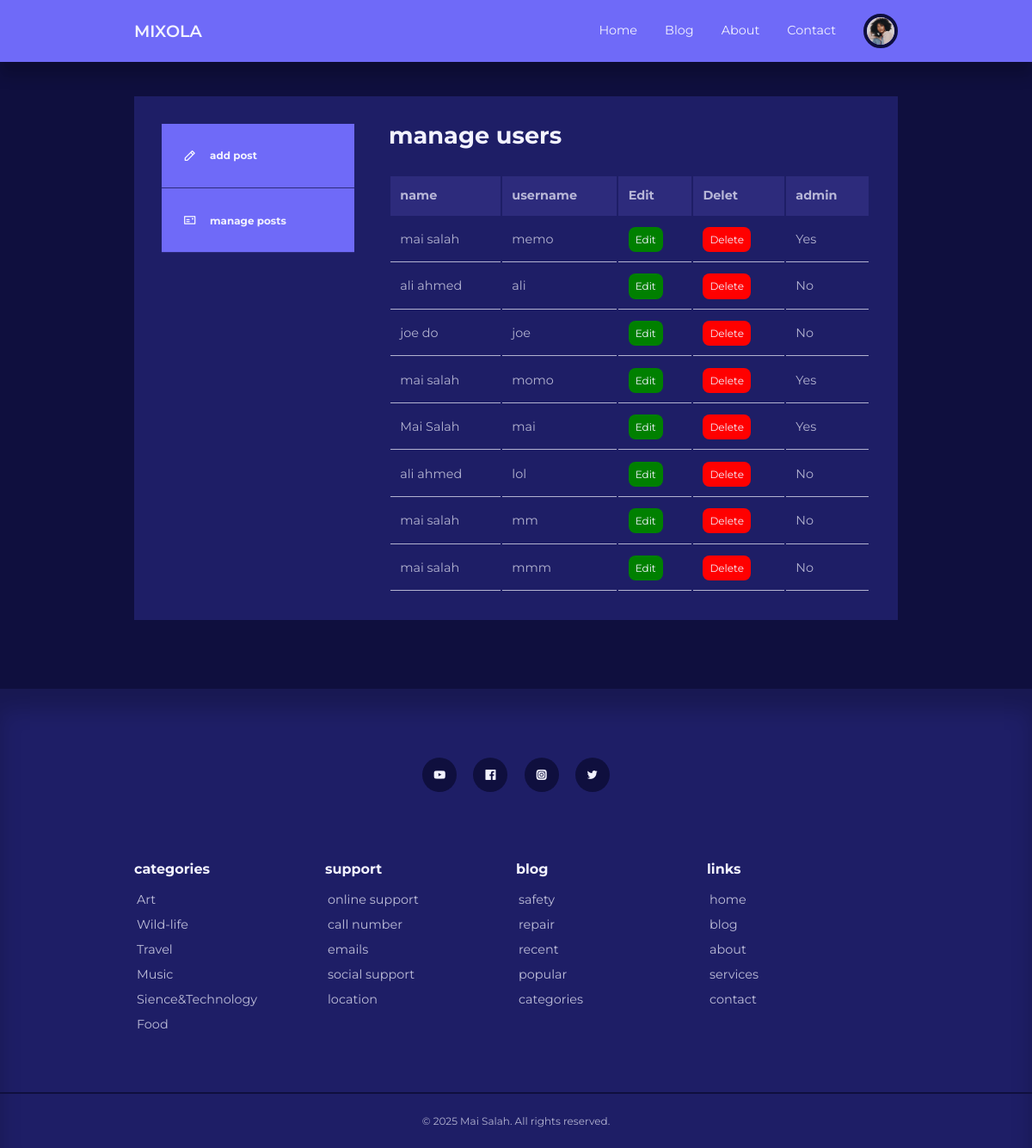
Page /admin/manage-users.php (signed in) on the committed database.
### tables this page shows
CREATE TABLE `users` (
  `id` int(11) UNSIGNED NOT NULL,
  `firstname` varchar(50) NOT NULL,
  `lastname` varchar(50) NOT NULL,
  `username` varchar(50) NOT NULL,
  `email` varchar(100) NOT NULL,
  `password` varchar(255) NOT NULL,
  `avatar` varchar(255) NOT NULL,
  `is_admin` tinyint(1) NOT NULL
);

### admin/parts2/header2.php (called while the page is built, shortened)
<?php
require '../parts/header.php';
?>

### admin/manage-users.php (the view, shortened to what this page needs)
<?php
include 'parts2/header2.php';
$current_admin_id = $_SESSION['user_id'] ;
$query = "SELECT * FROM users WHERE id != $current_admin_id";
$users=mysqli_query($connection, $query);
?>
<section class="dashboard">
   <div class=" container dashboard__container">
<aside>
    <ul>
        <li>
            <a href="add-post.php"><i class="uil uil-pen"></i><h5>add post</h5></a>
        </li>
         <li>
            <a href="index.php"><i class="uil uil-postcard"></i><h5>manage posts</h5></a>
        </li>
    </ul>
</aside>
<main>
    <h2>manage users</h2>
    <?php if(mysqli_num_rows($users) > 0) : ?>
    <table>
        <thead>
        <tr>
        <th class="white">name</th>
        <th class="white">username</th>
        <th  class="white">Edit</th>
        <th  class="white">Delet</th>
        <th class="white">admin</th>
        </tr></thead>
        <tbody>
             <?php while($user = mysqli_fetch_assoc($users)): ?>
        <tr>
            <td class="white"><?= $user['firstname'] . ' ' . $user['lastname'] ?></td>
            <td class="white"><?= $user['username'] ?></td>
           <td><a href="<?= ROOT_URL ?>admin/edit-user.php?id=<?= $user['id'] ?>" class="btn clr green">Edit</a></td>
<td><a href="<?= ROOT_URL ?>admin/delete-user.php?id=<?= $user['id'] ?>" class="btn clr danger">Delete</a></td>
      <td class="white"><?= $user['is_admin'] ? 'Yes' : 'No' ?></td>
        </tr>
        <?php endwhile; ?>
       </tbody>
    </table>
    <?php else : ?>
        <div class="alert__message error"><?= "No users found "  ?></div>
    <?php endif ?>
</main>
   </div>
 </section>
   <?php
include '../parts/footer.php';
?>

### parts/header.php (shortened to what this page needs)
<?php
require 'config/database.php';
if(isset($_SESSION['user_id'])) {
    $id =  filter_var($_SESSION['user_id'],FILTER_SANITIZE_NUMBER_INT);
$query = "SELECT avatar FROM users WHERE id = $id";
$result = mysqli_query($connection, $query);
$avatar = mysqli_fetch_assoc($result);
}
?>
<!DOCTYPE html>
<html lang="en">
<head>
    <link rel="stylesheet" href="<?php echo ROOT_URL ?>css/style.css">
    <link rel="stylesheet" href="https://unicons.iconscout.com/release/v4.0.8/css/line.css">
</head>
<body>
        <nav>
            <div class="container nav__container">
                <a href="<?php echo ROOT_URL ?>index.php" class="nav__logo">MIXOLA</a>
                <ul class="nav__items">
                    <li><a href="<?php echo ROOT_URL ?>index.php">Home</a></li>
                    <li><a href="<?php echo ROOT_URL ?>blog.php">Blog</a></li>
                    <li><a href="<?php echo ROOT_URL ?>#aboutus">About</a></li>
                    <li><a href="<?php echo ROOT_URL ?>#contact">Contact</a></li>
                       <?php if(isset($_SESSION['user_id'])): ?>
                    <li class="nav__profile">
                        <div class="avatar">
                            <img src="<?php echo ROOT_URL . 'images/' . $avatar['avatar']; ?>" alt="User Avatar">
                        </div>
                    </li>
                <?php else: ?>
                    <li><a href="<?php echo ROOT_URL ?>signin.php">Sign in</a></li>
<?php endif; ?>
                </ul>
            </div>
        </nav>

### parts/footer.php (shortened to what this page needs)
 <footer id="contact">
        <div class="footer__socials">
            <a href="" target="_blank"><i class="uil uil-youtube"></i></a>
            <a href="" target="_blank"><i class="uil uil-facebook"></i></a>
            <a href="" target="_blank"><i class="uil uil-instagram-alt"></i></a>
            <a href="" target="_blank"><i class="uil uil-twitter"></i></a>
        </div>
        <div class="container footer_container">
            <article>
                <h4>
                    categories
                </h4>
                <ul>
                    <li><a href="">Art</a></li>
                    <li><a href="">Wild-life</a></li>
                    <li><a href="">Travel</a></li>
                    <li><a href="">Music</a></li>
                    <li><a href="">Sience&Technology</a></li>
                    <li><a href="">Food</a></li>
                </ul>
            </article>
            <article>
                <h4>
                    support
                </h4>
                <ul>
                    <li><a href="">online support</a></li>
                    <li><a href="">call number</a></li>
                    <li><a href="">emails</a></li>
                    <li><a href="">social support</a></li>
                    <li><a href="">location</a></li>
                </ul>
            </article>
            <article>
                <h4>
                    blog
                </h4>
                <ul>
                    <li><a href="">safety</a></li>
                    <li><a href="">repair</a></li>
                    <li><a href="">recent</a></li>
                    <li><a href="">popular</a></li>
                    <li><a href="">categories</a></li>
                </ul>
            </article>
            <article>
                <h4>
                    links
                </h4>
                <ul>
                    <li><a href="">home</a></li>
                    <li><a href="">blog</a></li>
                    <li><a href="">about</a></li>
                    <li><a href="">services</a></li>
                    <li><a href="">contact</a></li>
                </ul>
            </article>
        </div>
        <div class="footer__copyright">
            <small>&copy; 2025 Mai Salah. All rights reserved.</small>
        </div>
    </footer>
</body>
</html>

### css/style.css (style rules this page uses)
:root { --color-primary: #6f6af8; --color-primary-light: hsl(242, 91%, 69%, 18%); --color-primary-variant: #5854c7; --color-red: #da0f0f; --color-red-light: hsl(346, 87%, 46%, 15%); --color-green: #00c476; --color-green-light: hsl(156, 100%, 38%, 15%); --color-gray-900: #1e1e66; --color-gray-700: #2d2b7c; --color-gray-300: rgba(242, 242, 254, 0.3); --color-gray-200: rgba(242, 242, 254, 0.7); --color-white: #f2f2fe; --color-bg: #0f0f3e; --transition: all 300ms ease; --container-width-lg: 74%; --container-width-md: 88%; --form-width: 40%; --card-border-radius-1: 0.3rem; --card-border-radius-2: 0.5rem; --card-border-radius-3: 0.8rem; --card-border-radius-4: 2rem; --card-border-radius-5: 5rem; }
* { margin: 0; padding: 0; outline: 0; border: 0; appearance: 0; list-style: none; text-decoration: none; box-sizing: border-box; }
body { font-family: "Montserrat", sans-serif; line-height: 1.6; color: var(--color-gray-900); overflow-x: hidden; background: var(--color-bg); font-size: 0.9rem; background-position: center; height: 78vh; }
.container { width: var(--container-width-lg); max-width: 1800px; margin-inline: auto; }
section { margin-top: 3rem; width: 100vw; }
h1, h2, h3, h4, h5 { color: var(--color-white); line-height: 1.3; }
h2 { font-size: 1.7rem; margin: 1rem 0; }
h4 { font-size: 1rem; }
a { color: var(--color-white); transition: var(--transition); }
img { display: block; width: 100%; object-fit: cover; }
nav { background-color: var(--color-primary); width: 100%; height: 4.5rem; position: fixed; top: 0; z-index: 10; box-shadow: 0 1rem 1rem rgba(0, 0, 0, 0.2); }
.nav__container { height: 100%; display: flex; align-items: center; justify-content: space-between; }
.avatar { width: 2.5rem; height: 2.5rem; border-radius: 50%; overflow: hidden; border: 0.3rem solid var(--color-bg); }
.nav__logo { font-weight: 600; font-size: 1.2rem; }
.nav__items { display: flex; align-items: center; gap: 2rem; }
.nav__profile { position: relative; cursor: pointer; }
.white { color: var(--color-gray-200); }
footer { background-color: var(--color-gray-900); padding: 5rem 0 0; box-shadow: inset 0 1.5rem 1.5rem rgba(0, 0, 0, 0.2); }
.footer__socials { margin-inline: auto; width: fit-content; margin-bottom: 5rem; display: flex; justify-content: space-between; align-items: center; gap: 1.2rem; }
.footer__socials a { background-color: var(--color-bg); border-radius: 50%; width: 2.5rem; height: 2.5rem; display: flex; align-items: center; justify-content: center; }
.footer_container { display: grid; grid-template-columns: repeat(4, 1fr); }
footer h4 { color: var(--color-white); margin-bottom: 0.6rem; }
footer ul a { opacity: 0.75; }
footer ul li { padding: 3px; }
.footer__copyright { text-align: center; padding: 20px 0; border-top: 2px solid var(--color-bg); margin-top: 4rem; color: var(--color-gray-200); }
.btn { display: inline-block; width: fit-content; padding: 0.6rem 1.2rem; background-color: var(--color-primary-variant); border-radius: var(--card-border-radius-2); cursor: pointer; transition: var(--transition); color: var(--color-white); }
.clr { padding: 5px 8px; font-size: 12px; }
.danger { background-color: red; }
.green { background-color: green; }
.dashboard { margin-top: 7rem; }
.dashboard__container { display: grid; grid-template-columns: 14rem auto; gap: 1rem; background-color: var(--color-gray-900); padding: 2rem; margin-bottom: 5rem; }
aside a { color: white; background-color: var(--color-primary); display: flex; gap: 1rem; align-items: center; padding: 1.6rem; border-bottom: 1px solid var(--color-gray-700); }
main { margin-left: 1.5rem; }
main h2 { margin: 0 0 2rem 0; line-height: 1; }
main table { width: 100%; text-align: left; }
main table th { background-color: var(--color-gray-700); padding: 0.7rem; color: white; }
main table td { padding: 0.7rem; border-bottom: 1px solid var(--color-gray-200); }

### rows in the picture
users: avatar (picture)
users: firstname "mai", lastname "salah", username "memo", is_admin "Yes"
users: firstname "ali", lastname "ahmed", username "ali", is_admin "No"
users: firstname "joe", lastname "do", username "joe", is_admin "No"
users: firstname "mai", lastname "salah", username "momo", is_admin "Yes"
users: firstname "Mai", lastname "Salah", username "mai", is_admin "Yes"
users: firstname "ali", lastname "ahmed", username "lol", is_admin "No"
users: firstname "mai", lastname "salah", username "mm", is_admin "No"
users: firstname "mai", lastname "salah", username "mmm", is_admin "No"
